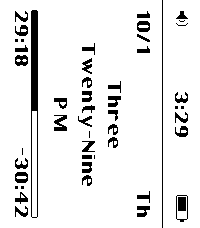
#> input picture store/screenshots/emery_2_landscape.png, 200 x 228 px
$ python readme_screenshots.py
#> lines starting #> are read from the running program, lines starting #| are printed output that depends on the picture; after the words box and inside, x2 and y2 are one past the last pixel; in counts of white or black regions, pixels touching at a corner belong together
#!/usr/bin/env python3
"""Makes the README screenshots from the store screenshots.

Store screenshots are the physical screen, so a landscape face lies on its
side. This turns the landscape ones upright (the canvas view, the same
rotation tools/screenshot.sh uses), copies the portrait ones as they are,
and writes them to docs/readme/.

  python3 tools/readme_screenshots.py
"""

import os

from PIL import Image

ROOT = os.path.dirname(os.path.dirname(os.path.abspath(__file__)))
SHOTS = {
    # output name: (store screenshot, landscape?)
    "time2_landscape_bw.png": ("emery_2_landscape.png", True),
    "time2_landscape_color.png": ("emery_4_color_landscape.png", True),
    "original_portrait.png": ("aplite_1_portrait.png", False),
}


def main():
    out_dir = os.path.join(ROOT, "docs", "readme")
    os.makedirs(out_dir, exist_ok=True)
    for name, (src, landscape) in SHOTS.items():
        im = Image.open(os.path.join(ROOT, "store", "screenshots", src))
#> im is the input picture: PIL image 200x228 1; 91.4% white; 50 black regions (11 under 20 px), largest, box (x1, y1, x2, y2) and area: (31, 10, 38, 218) 922, (162, 0, 163, 228) 228, (54, 115, 67, 131) 130
        if landscape:
            # Physical (px, py) shows canvas (py, W - 1 - px): rotate 90 deg counter-clockwise.
            im = im.transpose(Image.Transpose.ROTATE_90)
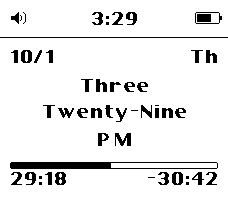
#> im: PIL image 228x200 1; 91.4% white; 50 black regions (11 under 20 px), largest, box (x1, y1, x2, y2) and area: (10, 162, 218, 169) 922, (0, 37, 228, 38) 228, (115, 133, 131, 146) 130
        im.save(os.path.join(out_dir, name))
        print(f"docs/readme/{name} <- store/screenshots/{src}")
#> pass 2 of the loop in main, `for name, (src, landscape) in SHOTS.items():`:
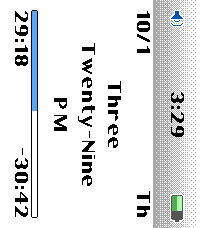
#> input picture store/screenshots/emery_4_color_landscape.png, 200 x 228 px
#> in main, im is the input picture: PIL image 200x228 RGB; mean R, G, B 226.5, 227.9, 228.7
#> in main, `im = im.transpose(Image.Transpose.ROTATE_90)`:
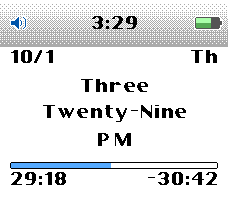
#> im: PIL image 228x200 RGB; mean R, G, B 226.5, 227.9, 228.7


if __name__ == "__main__":
#> (the run stopped early here; a loop or call above may not have finished)
